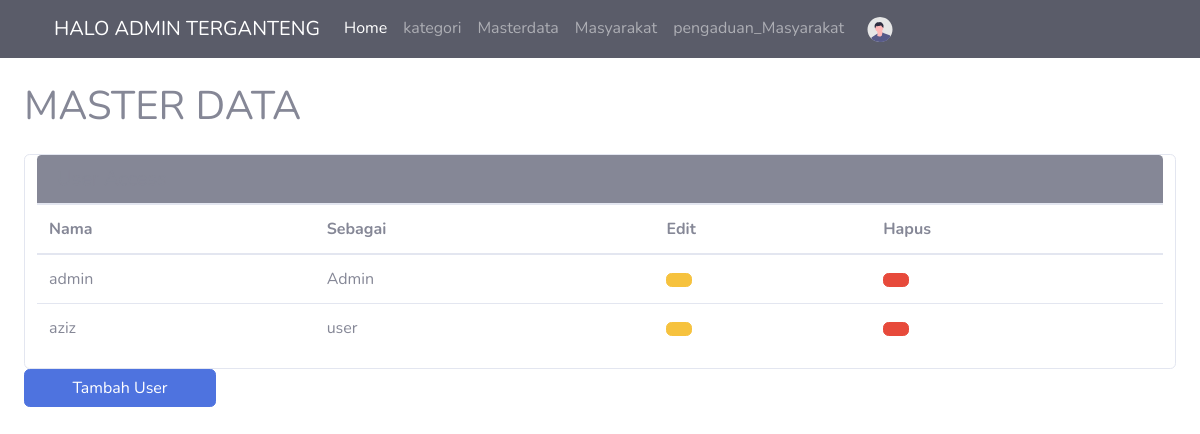
The page /index.php/admin_zz/masterData on the database as committed earlier.
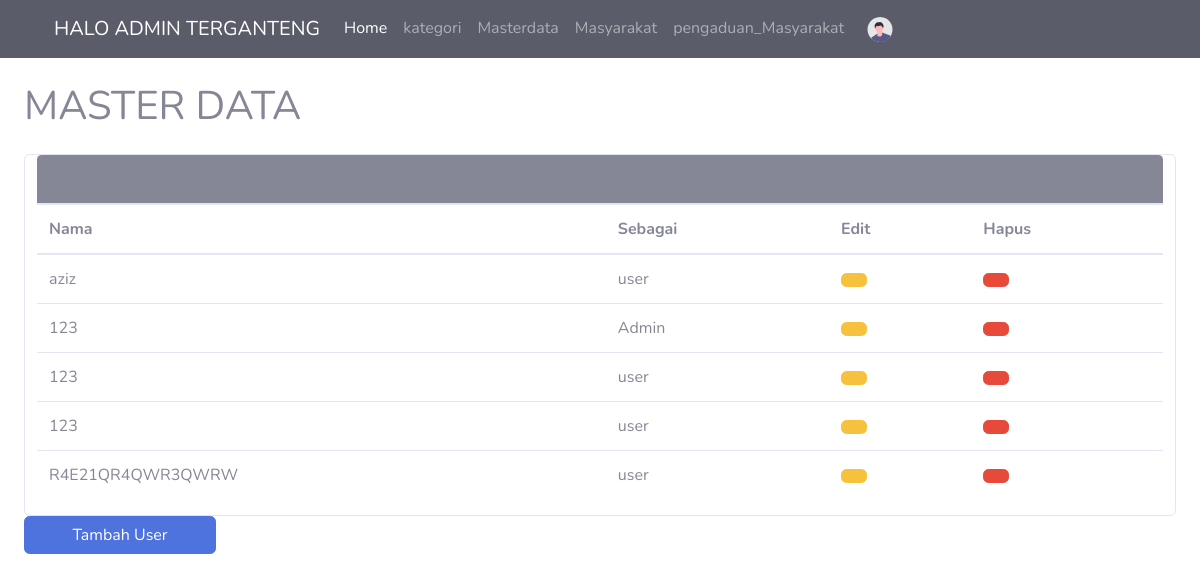
The same page on the database as committed later.
### tables this page shows
CREATE TABLE `masyarakat` (
  `id` int(11) NOT NULL,
  `nik` char(16) NOT NULL,
  `nama` varchar(35) NOT NULL,
  `username` varchar(25) NOT NULL,
  `password` varchar(128) NOT NULL,
  `telepon` varchar(12) NOT NULL,
  `is_active` int(11) NOT NULL,
  `level` int(11) NOT NULL
);

### application/controllers/Admin_zz.php (called while the page is built, shortened)
<?php
class admin_zz extends CI_Controller
{
    public function masterData()
	{
		$data['masyarakat'] = $this->db->get_where('masyarakat', ['username' => $this->session->userdata('username')])->row_array();
		$this->load->model('table_zz');
        $data['userAccess'] = $this->table_zz->userAccess()->result_array();
		$data['tipeKamar'] = $this->table_zz->tipeKamar()->result_array();
        $data['title'] = 'Masterdata';
        $this->load->view('pisah/header', $data);
        $this->load->view('pisah/topbar', $data);
        $this->load->view('pisah/sidebar', $data);
        $this->load->view('admin/masdat_zz', $data);
         $this->load->view('pisah/footer', $data);
	}
}

### index.php (called while the page is built, shortened)
<?php
require_once BASEPATH.'core/CodeIgniter.php';

### application/models/Table_zz.php (called while the page is built, shortened)
<?php
class table_zz extends CI_Model
{
    public function userAccess()
    {
        return $this->db->get('masyarakat');
    }
}

### application/views/admin/masdat_zz.php (the view, shortened to what this page needs)
<div id="layoutSidenav_content">
    <main>
        <div class="container-fluid px-4">
            <h1 class="mt-4">MASTER DATA</h1>
            <div class="card col-md-12 mt-4">
                <h5 class="card-header bg-secondary">User Access</h5>
                <table class="table">
                    <thead>
                        <tr>
                            <th>Nama</th>
                            <th>Sebagai</th>
                            <th>Edit</th>
                            <th>Hapus</th>
                        </tr>
                         <?php foreach ($userAccess as $ua) : ?>
                            <tr>
                                <td><?= $ua['nama'] ?></td>
                                <td>
                                    <?php
                                    if ($ua['level'] == 1) {
                                        echo 'Admin';
                                    } else if ($ua['level'] == 2) {
                                        echo 'petugas';
                                    } else if ($ua['level'] == 3) {
                                        echo 'user';
                                    }
                                    ?>
                                </td>
                                <td>
                                    <button type="button" class="btn btn-warning" data-bs-toggle="modal" data-bs-target="#edituser<?= $ua['id'] ?>">
                                    </button>
                                </td>
                                <td>
                                    <a href="<?= base_url('admin_zz/fungsi_deleteUser/' . $ua['id']) ?>">
                                        <button type="submit" class="btn btn-danger" onclick="return confirm('Apakah anda yakin ingin menghapus ?')">
                                        </button>
                                    </a>
                                </td>
                            </tr>
                        <?php endforeach ?>
                    </thead>
                </table>
            </div>
            <a href="<?= base_url('auth_zz/registrasi') ?>"><button type="button" class="btn btn-primary col-md-2">Tambah User</button></a>

Rows that differ between the two databases and show on the page:
removed masyarakat: nama "admin", level "Admin"
added masyarakat: nama "123", level "Admin"
added masyarakat: nama "123", level "user"
added masyarakat: nama "123", level "user"
added masyarakat: nama "R4E21QR4QWR3QWRW", level "user"
